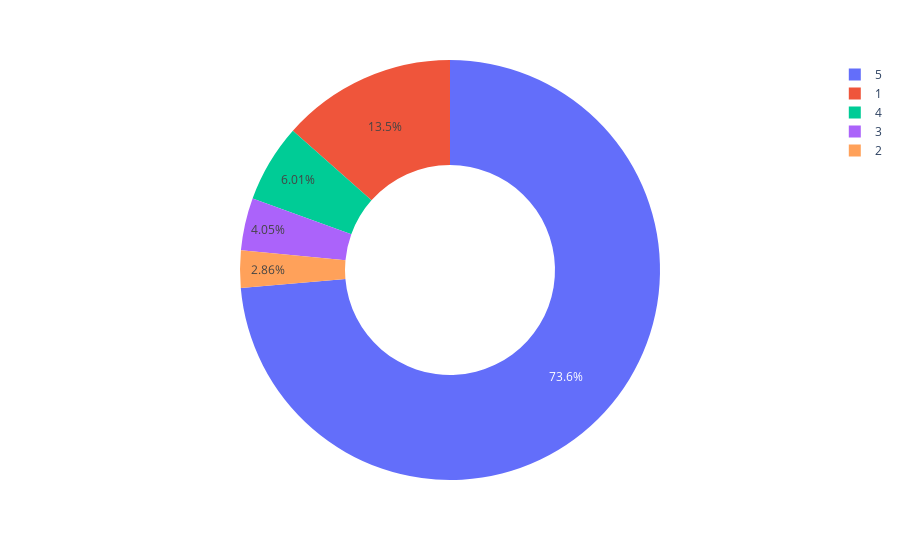

This figure's notebook cell:
### Markdown cell above
# Percentage of Rating

### Code cell
ratings = datatok["score"].value_counts()
numbers = ratings.index
quantity = ratings.values
import plotly.express as px
figure = px.pie(datatok, 
             values=quantity, 
             names=numbers,hole = 0.5)
figure.show()

### Figure 1 — Plotly figure (JSON) as saved in the notebook; plotly's stock layout.template omitted (floating-point values rounded to 4 significant figures)
{"data": [{"domain": {"x": [0, 1], "y": [0, 1]}, "hole": 0.5, "hovertemplate": "label=%{label}<br>value=%{value}<extra></extra>", "labels": [5, 1, 4, 3, 2], "legendgroup": "", "name": "", "showlegend": true, "type": "pie", "values": [338884, 61926, 27664, 18618, 13179]}], "layout": {"legend": {"tracegroupgap": 0}, "margin": {"t": 60}}}
